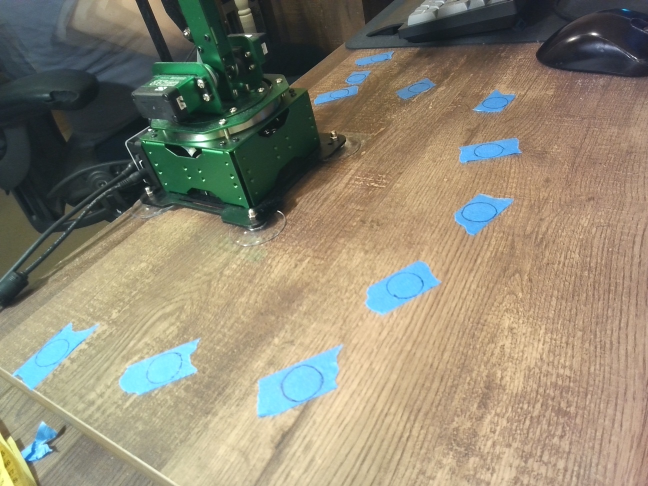
#> input picture gecko/agenttools/ruler-test/still-3-small.jpg, 1296 x 972 px (shown at 1/2 size)
$ python -i cubes.py   (imports and definitions only)
#> lines starting #> are read from the running program, lines starting #| are printed output that depends on the picture; after the words box and inside, x2 and y2 are one past the last pixel; in counts of white or black regions, pixels touching at a corner belong together
"""The calibration cubes in a frame: the coloured blobs that could be them, and which colour each would be.

Every decision is measured in the frame itself; nothing is tuned on a camera.

1. **The desk's colour** is the frame's most common chroma (Lab a*, b*): the desk
   fills most of any frame worth calibrating on.
2. **Colourful** is chroma far from the desk's. Where to cut is read off this
   frame's own histogram (Otsu).
3. **Blobs.** A cube's shaded side keeps the cube's hue but has less colour, and
   can fall below the cut: each blob takes in the pixels round it of its own hue
   above part of the cut -- if that leaves it more convex, as a cube's missing side
   does and a glossy desk's tint or dark plastic beside it does not. Blobs of one
   hue that nearly touch are joined.
4. **Cube-shaped.** What hangs off a blob by a thin neck -- a cable, a shadow's
   fringe -- is cut off at the blob's own scale. A cube's silhouette is convex and
   must be whole, so blobs far from convex, or that run off the frame, are dropped.
5. **Names.** Red is the warm one: the hue nearest Lab's red (+a*). Green and blue
   lie across the chroma plane from it, and which is which is left to the fit.

Which blobs are the cubes is not settled here either: the arm's base can look as
green as the green cube. `fit.py` tries each naming `namings()` offers against
where the arm says the cubes stand, and keeps the one a camera can explain.
"""

import itertools
import math
from dataclasses import dataclass
from typing import Dict, Iterator, List

import cv2
import numpy as np

COLOURS = ("blue", "green", "red")      # as the page lists them

# A cube is convex: its blob covers most of its own convex hull, less where glare
# washes a face out. Anything more ragged is not a cube.
MIN_SOLIDITY = 0.6
# The largest blobs that are tried as cubes; each naming of them costs a fit's start.
MAX_BLOBS = 8
# Hue windows from the colour names, in degrees from +a*: red is the warm side of
# the chroma plane, and green and blue lie across from it.
RED_WITHIN_DEG = 75.0
COOL_BEYOND_DEG = 90.0
# Blobs this far apart, as a share of the smaller one's size, may be one cube's faces.
JOIN_GAP = 0.08
JOIN_HUE_DEG = 40.0
# Anything joined to a blob by a neck thinner than this share of its size is cut off.
TRIM = 0.15
# A blob grows into its shaded side: pixels within this many degrees of its hue, above
# this share of the frame's cut, connected to it, within this share of its size round it.
GROW_HUE_DEG = 30.0
GROW_CUT = 0.6
GROW_MARGIN = 0.3


class CubesNotFound(Exception):
    """The frame does not show three cubes that can be told apart. The message says what it does show."""


@dataclass
class Blob:
    contour: np.ndarray     # the outline, in frame pixels
    mask: np.ndarray        # the frame's size, 255 inside
    area: int
    centroid: np.ndarray    # px, py
    hue: float              # degrees from +a* towards +b*, measured from the desk's colour
    solidity: float         # area over the area of its convex hull

    @property
    def size(self) -> float:
        return math.sqrt(self.area)


def find_blobs(frame: np.ndarray, is_warm_only: bool = False) -> List[Blob]:
    """The coloured blobs that could be cubes, largest first.

    `is_warm_only`: of the warm pixels only, the red cube's hue -- so that a red
    cube standing against a green or a blue one in the picture is a blob of its own.
    """
    chroma = chroma_from_desk(frame, desk_chroma(frame))
    distance = np.hypot(chroma[..., 0], chroma[..., 1])
    scaled = np.clip(distance * 4.0, 0, 255).astype(np.uint8)     # chroma runs about 0-64
    cut, mask = cv2.threshold(scaled, 0, 255, cv2.THRESH_BINARY + cv2.THRESH_OTSU)
    if is_warm_only:
        hue = np.degrees(np.arctan2(chroma[..., 1], chroma[..., 0]))
        mask[np.abs(hue) > RED_WITHIN_DEG] = 0
    speck = _odd(min(frame.shape[:2]) / 400)
    mask = cv2.morphologyEx(mask, cv2.MORPH_OPEN, np.ones((speck, speck), np.uint8))
    min_area = frame.shape[0] * frame.shape[1] * 5e-4
    height, width = frame.shape[:2]
    smooth = cv2.GaussianBlur(scaled, (0, 0), min(frame.shape[:2]) / 400)      # a face is even; speckle is not
    faint = smooth > GROW_CUT * cut
    blobs = [_grow(blob, chroma, faint) for blob in _blobs(mask, chroma, min_area)]
    blobs = _join_faces(blobs, chroma)
    whole = [blob for blob in blobs if not _touches_edge(blob.contour, width, height)]
    trimmed = [blob for blob in (_trim(blob, chroma, min_area) for blob in whole) if blob]
    cubelike = sorted((blob for blob in trimmed if blob.solidity >= MIN_SOLIDITY), key=lambda blob: -blob.area)
    return cubelike[:MAX_BLOBS]


# [13 lines left out: function namings, not called in this run]


def is_warm(blob: Blob) -> bool:
    """On the red side of the chroma plane: the hue a red cube could have."""
    return _apart(blob.hue, 0.0) <= RED_WITHIN_DEG


# [6 lines left out: function describe, not called in this run]


def desk_chroma(frame: np.ndarray) -> np.ndarray:
    """The desk's a*, b*: the frame's most common chroma, its histogram smoothed."""
    chroma = _chroma(frame)
    histogram, a_edges, b_edges = np.histogram2d(chroma[..., 0].ravel(), chroma[..., 1].ravel(),
                                                 bins=128, range=[[-64, 64], [-64, 64]])
    histogram = cv2.GaussianBlur(histogram.astype(np.float32), (0, 0), 1.5)
    i, j = np.unravel_index(int(histogram.argmax()), histogram.shape)
    return np.array([(a_edges[i] + a_edges[i + 1]) / 2, (b_edges[j] + b_edges[j + 1]) / 2], np.float32)


def chroma_from_desk(image: np.ndarray, desk: np.ndarray) -> np.ndarray:
    """Each pixel's a*, b* less the desk's."""
    return _chroma(image) - desk


def _chroma(image: np.ndarray) -> np.ndarray:
    return cv2.cvtColor(image, cv2.COLOR_BGR2LAB).astype(np.float32)[..., 1:] - 128.0


def _blobs(mask: np.ndarray, chroma: np.ndarray, min_area: float) -> List[Blob]:
    count, labels, stats, _ = cv2.connectedComponentsWithStats(mask, connectivity=8)
    blobs = []
    for index in range(1, count):
        if stats[index, cv2.CC_STAT_AREA] >= min_area:
            blobs.append(_blob((labels == index).astype(np.uint8) * 255, chroma))
    return blobs


def _blob(mask: np.ndarray, chroma: np.ndarray) -> Blob:
    contours, _ = cv2.findContours(mask, cv2.RETR_EXTERNAL, cv2.CHAIN_APPROX_NONE)
    contour = max(contours, key=cv2.contourArea)
    inside = mask > 0
    rows, cols = np.nonzero(inside)
    total = chroma[inside].sum(axis=0)
    area = int(inside.sum())
    hull = max(cv2.contourArea(cv2.convexHull(contour)), 1.0)
    return Blob(contour=contour, mask=mask, area=area, centroid=np.array([cols.mean(), rows.mean()]),
                hue=math.degrees(math.atan2(total[1], total[0])) % 360, solidity=area / hull)


def _join_faces(blobs: List[Blob], chroma: np.ndarray) -> List[Blob]:
    """Join blobs of one hue that nearly touch: a cube's sides, cut apart where the shade changes.

    Only if the two together are at least as convex as the more convex of them, as
    a cube's faces are, and a cube with a dark thing of its hue beside it is not.
    """
    joined = True
    while joined:
        joined = False
        for first, second in itertools.combinations(blobs, 2):
            if _apart(first.hue, second.hue) > JOIN_HUE_DEG:
                continue
            gap = _odd(JOIN_GAP * min(first.size, second.size))
            box = _shared_box(first.contour, second.contour, gap, first.mask.shape)
            if box is None:
                continue
            kernel = np.ones((gap, gap), np.uint8)
            grown = cv2.dilate(first.mask[box], kernel)
            if not np.any(grown & second.mask[box]):
                continue
            union = first.mask | second.mask
            union[box] = cv2.morphologyEx(union[box], cv2.MORPH_CLOSE, kernel)
            together = _blob(union, chroma)
            if together.solidity < max(first.solidity, second.solidity):
                continue
            blobs = [blob for blob in blobs if blob is not first and blob is not second] + [together]
            joined = True
            break
    return blobs


def _shared_box(first: np.ndarray, second: np.ndarray, gap: int, shape) -> "tuple | None":
    """The frame slice holding both outlines and the gap round them; None if they are further apart than that."""
    ax, ay, aw, ah = cv2.boundingRect(first)
    bx, by, bw, bh = cv2.boundingRect(second)
    if ax > bx + bw + gap or bx > ax + aw + gap or ay > by + bh + gap or by > ay + ah + gap:
        return None
    x0, y0 = max(0, min(ax, bx) - gap), max(0, min(ay, by) - gap)
    x1, y1 = min(shape[1], max(ax + aw, bx + bw) + gap), min(shape[0], max(ay + ah, by + bh) + gap)
    return slice(y0, y1), slice(x0, x1)


def _grow(blob: Blob, chroma: np.ndarray, faint: np.ndarray) -> Blob:
    """The blob with what joins it of its own hue, too faint for the cut: a cube's shaded side.

    Kept only if the blob comes out more convex: a cube's silhouette is, and its
    shaded side completes it, where a tint on the desk or a dark thing behind it
    would make it ragged.
    """
    x, y, w, h = cv2.boundingRect(blob.contour)
    margin = int(GROW_MARGIN * max(w, h))
    y0, y1 = max(0, y - margin), min(blob.mask.shape[0], y + h + margin)
    x0, x1 = max(0, x - margin), min(blob.mask.shape[1], x + w + margin)
    near = chroma[y0:y1, x0:x1]
    hue = np.degrees(np.arctan2(near[..., 1], near[..., 0]))
    alike = faint[y0:y1, x0:x1] & (np.abs((hue - blob.hue + 180.0) % 360.0 - 180.0) <= GROW_HUE_DEG)
    inside = blob.mask[y0:y1, x0:x1] > 0
    count, labels = cv2.connectedComponents((alike | inside).astype(np.uint8), connectivity=8)
    keep = np.isin(labels, np.unique(labels[inside]))
    mask = blob.mask.copy()
    mask[y0:y1, x0:x1] = np.where(keep, 255, 0).astype(np.uint8)
    grown = _blob(mask, chroma)
    return grown if grown.solidity >= blob.solidity else blob


def _trim(blob: Blob, chroma: np.ndarray, min_area: float) -> "Blob | None":
    """The blob without what hangs off it by a thread -- a cable, a shadow's fringe -- at its own scale."""
    x, y, w, h = cv2.boundingRect(blob.contour)
    box = slice(y, y + h), slice(x, x + w)
    kernel = cv2.getStructuringElement(cv2.MORPH_ELLIPSE, (_odd(TRIM * blob.size),) * 2)
    opened = cv2.morphologyEx(blob.mask[box], cv2.MORPH_OPEN, kernel)
    count, labels, stats, _ = cv2.connectedComponentsWithStats(opened, connectivity=8)
    if count < 2:
        return None
    largest = 1 + int(np.argmax(stats[1:, cv2.CC_STAT_AREA]))
    if stats[largest, cv2.CC_STAT_AREA] < min_area:
        return None
    mask = np.zeros_like(blob.mask)
    mask[box] = (labels == largest).astype(np.uint8) * 255
    return _blob(mask, chroma)


def _touches_edge(contour: np.ndarray, width: int, height: int) -> bool:
    x, y, w, h = cv2.boundingRect(contour)
    return x <= 0 or y <= 0 or x + w >= width or y + h >= height


def _apart(first: float, second: float) -> float:
    """Degrees between two hues, 0 to 180."""
    return abs((first - second + 180.0) % 360.0 - 180.0)


def _odd(value: float) -> int:
    return max(3, int(round(value)) | 1)

>>> import cv2
>>> picture = cv2.imread('../../agenttools/ruler-test/still-3-small.jpg')
#> picture is the input picture: shape (972, 1296, 3); mean B, G, R 115.8, 135.7, 142.9
>>> result = find_blobs(picture)
#> in desk_chroma, `histogram, a_edges, b_edges = np.histogram2d(chroma[..., 0].ravel(), c..`:
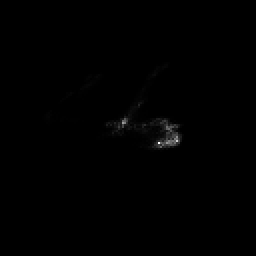
#> histogram: shape (128, 128) float64 (shown 2 times larger); min 0, max 24105, mean 76.9; drawn with min black and max white
#> in desk_chroma, `histogram, a_edges, b_edges = np.histogram2d(chroma[..., 0].ravel(), c..`: a_edges = 129 values from -64 to 64
#> in desk_chroma, `i, j = np.unravel_index(int(histogram.argmax()), histogram.shape)`: i = 70; j = 86
#> in find_blobs, `cut, mask = cv2.threshold(scaled, 0, 255, cv2.THRESH_BINARY + cv2.THRE..`:
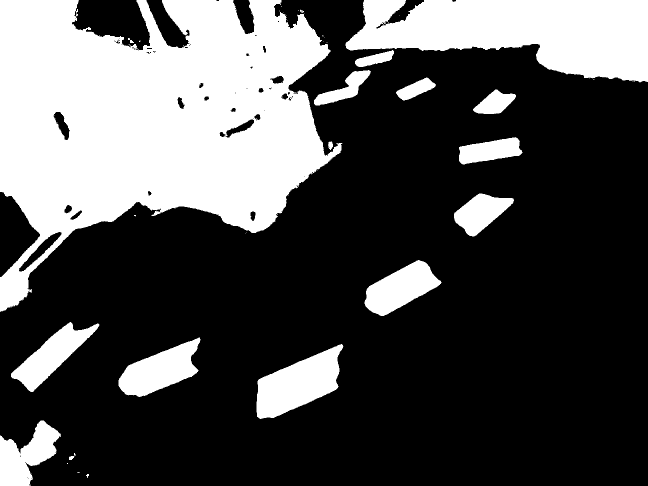
#> mask: shape (972, 1296) (shown at 1/2 size); 31.2% white; 62 white regions (44 under 20 px), largest, box (x1, y1, x2, y2) and area: (0, 0, 685, 624) 255765, (691, 0, 1296, 165) 66608, (513, 688, 687, 838) 14365
#> in find_blobs, `cut, mask = cv2.threshold(scaled, 0, 255, cv2.THRESH_BINARY + cv2.THRE..`: cut = 76
#> in _blobs, `count, labels, stats, _ = cv2.connectedComponentsWithStats(mask, conne..`: count = 24; stats = 24 rows, first 6: [0, 0, 1296, 972, 867293], [0, 0, 683, 623, 255162], [691, 0, 605, 164, 66503], [600, 20, 3, 3, 9], [152, 28, 4, 4, 14], [176, 54, 6, 6, 31]
#> the loop in _blobs, `for index in range(1, count):` made 23 passes
#> (total in _blob, area in _blob, hull in _blob) on passes 1, 2, 8, 9, 10, 11, 12, 14: ([-3721625, -5564737], 255162, 336554.5), ([-401389.5, -1820583.5], 66503, 79197.5), ([-12866, -58166], 1362, 1371.5), ([-29679, -135201], 2984, 3707.5), ([-16869.5, -74821.5], 1801, 1806.5), ([-22542, -127672], 2464, 2529), ([-48380.5, -242593.5], 4485, 4569.5), ([-70423.5, -321060.5], 5705, 5835)
#> after the loop in _blobs, `for index in range(1, count):`: blobs = 13 items
#> in _grow, `x, y, w, h = cv2.boundingRect(blob.contour)`: x = 0; w = 683; h = 623
#> in _grow, `margin = int(GROW_MARGIN * max(w, h))`: margin = 204
#> in _grow, `y0, y1 = max(0, y - margin), min(blob.mask.shape[0], y + h + margin)`: y0 = 0; y1 = 827
#> in _grow, `x0, x1 = max(0, x - margin), min(blob.mask.shape[1], x + w + margin)`: x0 = 0; x1 = 887
#> in _grow, `count, labels = cv2.connectedComponents((alike | inside).astype(np.uin..`:
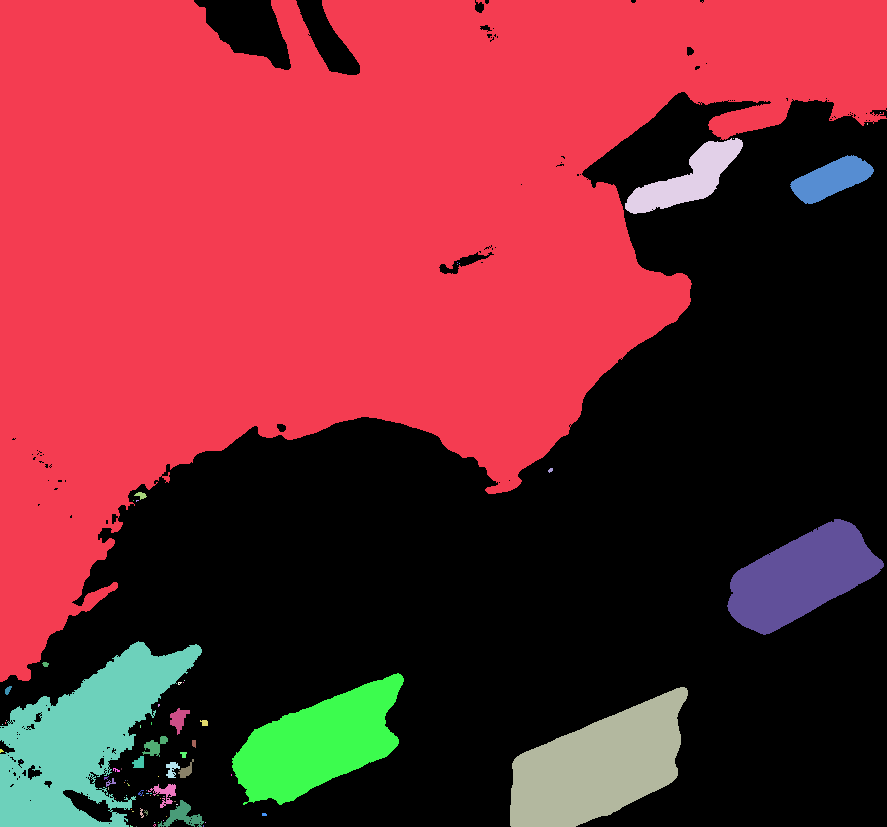
#> labels: shape (827, 887) int32; 80 distinct labels, from 0 to 79; one colour per label, 0 black
#> in _grow, `count, labels = cv2.connectedComponents((alike | inside).astype(np.uin..`: count = 80
#> in _blob (call 14), `contours, _ = cv2.findContours(mask, cv2.RETR_EXTERNAL, cv2.CHAIN_APPR..`: contours = 1 contour; box (x1, y1, x2, y2) and area: (0, 0, 887, 682) 323268
#> in _grow (call 2), `x, y, w, h = cv2.boundingRect(blob.contour)`: x = 691; w = 605; h = 164
#> in _grow (call 2), `margin = int(GROW_MARGIN * max(w, h))`: margin = 181
#> in _grow (call 2), `y0, y1 = max(0, y - margin), min(blob.mask.shape[0], y + h + margin)`: y1 = 345
#> in _grow (call 2), `x0, x1 = max(0, x - margin), min(blob.mask.shape[1], x + w + margin)`: x0 = 510; x1 = 1296
#> in _grow (call 2), `count, labels = cv2.connectedComponents((alike | inside).astype(np.uin..`:
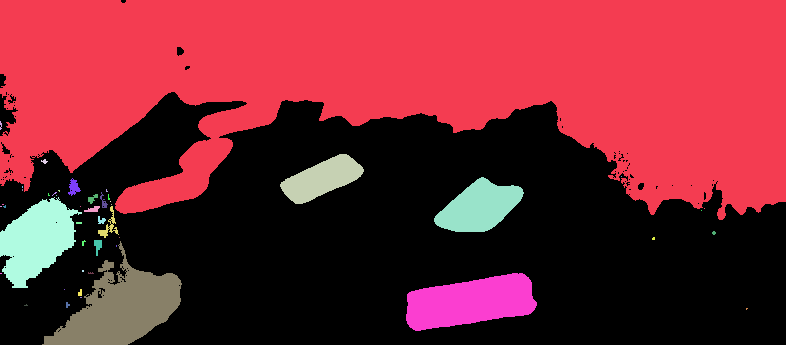
#> labels: shape (345, 786) int32; 48 distinct labels, from 0 to 47; one colour per label, 0 black
#> in _grow (call 2), `count, labels = cv2.connectedComponents((alike | inside).astype(np.uin..`: count = 48
#> in _blob (call 15), `contours, _ = cv2.findContours(mask, cv2.RETR_EXTERNAL, cv2.CHAIN_APPR..`: contours = 1 contour; box (x1, y1, x2, y2) and area: (510, 0, 1296, 220) 115295
#> in _grow (call 3), `x, y, w, h = cv2.boundingRect(blob.contour)`: x = 710; y = 101; w = 78; h = 33
#> in _grow (call 3), `margin = int(GROW_MARGIN * max(w, h))`: margin = 23
#> in _grow (call 3), `y0, y1 = max(0, y - margin), min(blob.mask.shape[0], y + h + margin)`: y0 = 78; y1 = 157
#> in _grow (call 3), `x0, x1 = max(0, x - margin), min(blob.mask.shape[1], x + w + margin)`: x0 = 687; x1 = 811
#> in _grow (call 3), `inside = blob.mask[y0:y1, x0:x1] > 0`:
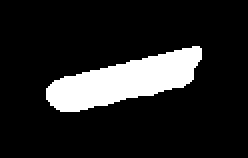
#> inside: shape (79, 124) bool (shown 2 times larger); 13.9% white; 1 white region, box (x1, y1, x2, y2) and area: (23, 23, 101, 56) 1362
#> in _grow (call 3), `count, labels = cv2.connectedComponents((alike | inside).astype(np.uin..`: count = 2
#> in _blob (call 16), `contours, _ = cv2.findContours(mask, cv2.RETR_EXTERNAL, cv2.CHAIN_APPR..`: contours = 1 contour; box (x1, y1, x2, y2) and area: (687, 78, 811, 157) 5293
#> in _grow (call 4), `x, y, w, h = cv2.boundingRect(blob.contour)`: x = 628; y = 141; w = 113; h = 70
#> in _grow (call 4), `margin = int(GROW_MARGIN * max(w, h))`: margin = 33
#> in _grow (call 4), `y0, y1 = max(0, y - margin), min(blob.mask.shape[0], y + h + margin)`: y0 = 108; y1 = 244
#> in _grow (call 4), `x0, x1 = max(0, x - margin), min(blob.mask.shape[1], x + w + margin)`: x0 = 595; x1 = 774
#> in _grow (call 4), `count, labels = cv2.connectedComponents((alike | inside).astype(np.uin..`:
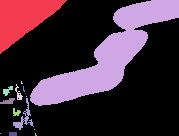
#> labels: shape (136, 179) int32; 16 distinct labels, from 0 to 15; one colour per label, 0 black
#> in _grow (call 4), `count, labels = cv2.connectedComponents((alike | inside).astype(np.uin..`: count = 16
#> in _blob (call 17), `contours, _ = cv2.findContours(mask, cv2.RETR_EXTERNAL, cv2.CHAIN_APPR..`: contours = 1 contour; box (x1, y1, x2, y2) and area: (625, 108, 774, 214) 4896
#> in _blob (call 18), `contours, _ = cv2.findContours(mask, cv2.RETR_EXTERNAL, cv2.CHAIN_APPR..`: contours = 1 contour; box (x1, y1, x2, y2) and area: (790, 154, 874, 204) 2172
#> in _grow (call 6), `x, y, w, h = cv2.boundingRect(blob.contour)`: x = 946; y = 179; w = 86; h = 49
#> in _grow (call 6), `margin = int(GROW_MARGIN * max(w, h))`: margin = 25
#> in _grow (call 6), `y0, y1 = max(0, y - margin), min(blob.mask.shape[0], y + h + margin)`: y0 = 154; y1 = 253
#> in _grow (call 6), `x0, x1 = max(0, x - margin), min(blob.mask.shape[1], x + w + margin)`: x0 = 921; x1 = 1057
#> in _grow (call 6), `inside = blob.mask[y0:y1, x0:x1] > 0`:
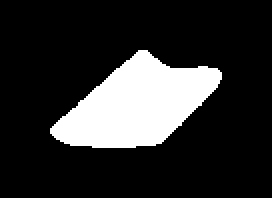
#> inside: shape (99, 136) bool (shown 2 times larger); 18.3% white; 1 white region
#> in _blob (call 19), `contours, _ = cv2.findContours(mask, cv2.RETR_EXTERNAL, cv2.CHAIN_APPR..`: contours = 1 contour; box (x1, y1, x2, y2) and area: (944, 177, 1034, 232) 2936
#> in _blob (call 20), `contours, _ = cv2.findContours(mask, cv2.RETR_EXTERNAL, cv2.CHAIN_APPR..`: contours = 1 contour; box (x1, y1, x2, y2) and area: (916, 273, 1047, 331) 5077
#> in _blob (call 21), `contours, _ = cv2.findContours(mask, cv2.RETR_EXTERNAL, cv2.CHAIN_APPR..`: contours = 1 contour; box (x1, y1, x2, y2) and area: (906, 385, 1030, 475) 6218
#> in _blob (call 22), `contours, _ = cv2.findContours(mask, cv2.RETR_EXTERNAL, cv2.CHAIN_APPR..`: contours = 1 contour; box (x1, y1, x2, y2) and area: (727, 519, 884, 635) 9922
#> in _blob (call 23), `contours, _ = cv2.findContours(mask, cv2.RETR_EXTERNAL, cv2.CHAIN_APPR..`: contours = 1 contour; box (x1, y1, x2, y2) and area: (0, 641, 202, 836) 20542
#> in _blob (call 24), `contours, _ = cv2.findContours(mask, cv2.RETR_EXTERNAL, cv2.CHAIN_APPR..`: contours = 1 contour; box (x1, y1, x2, y2) and area: (232, 673, 404, 805) 12128
#> in _blob (call 25), `contours, _ = cv2.findContours(mask, cv2.RETR_EXTERNAL, cv2.CHAIN_APPR..`: contours = 1 contour; box (x1, y1, x2, y2) and area: (510, 687, 688, 841) 15583
#> in _blob (call 26), `contours, _ = cv2.findContours(mask, cv2.RETR_EXTERNAL, cv2.CHAIN_APPR..`: contours = 1 contour; box (x1, y1, x2, y2) and area: (0, 802, 160, 972) 21034
#> in find_blobs, `blobs = [_grow(blob, chroma, faint) for blob in _blobs(mask, chroma, m..`: blobs = 13 items
#> the loop in _join_faces, `while joined:` made 1 pass
#> in _touches_edge, `x, y, w, h = cv2.boundingRect(contour)`: x = 0; w = 887; h = 682
#> in find_blobs, `whole = [blob for blob in blobs if not _touches_edge(blob.contour, wid..`: whole = 10 items
#> in _trim, `x, y, w, h = cv2.boundingRect(blob.contour)`: x = 710; y = 101; w = 78; h = 33
#> in _trim, `count, labels, stats, _ = cv2.connectedComponentsWithStats(opened, con..`: count = 2; stats = [[0, 0, 78, 33, 1215], [0, 0, 78, 33, 1359]]
#> in _trim, `largest = 1 + int(np.argmax(stats[1:, cv2.CC_STAT_AREA]))`: largest = 1
#> in _blob (call 30), `contours, _ = cv2.findContours(mask, cv2.RETR_EXTERNAL, cv2.CHAIN_APPR..`: contours = 1 contour; box (x1, y1, x2, y2) and area: (710, 101, 788, 134) 1273
#> in _blob (call 31), `contours, _ = cv2.findContours(mask, cv2.RETR_EXTERNAL, cv2.CHAIN_APPR..`: contours = 1 contour; box (x1, y1, x2, y2) and area: (628, 141, 741, 211) 2833
#> in _blob (call 32), `contours, _ = cv2.findContours(mask, cv2.RETR_EXTERNAL, cv2.CHAIN_APPR..`: contours = 1 contour; box (x1, y1, x2, y2) and area: (790, 154, 874, 204) 2168
#> in _blob (call 33), `contours, _ = cv2.findContours(mask, cv2.RETR_EXTERNAL, cv2.CHAIN_APPR..`: contours = 1 contour; box (x1, y1, x2, y2) and area: (944, 177, 1033, 232) 2930
#> in _blob (call 34), `contours, _ = cv2.findContours(mask, cv2.RETR_EXTERNAL, cv2.CHAIN_APPR..`: contours = 1 contour; box (x1, y1, x2, y2) and area: (916, 273, 1046, 331) 5068
#> in _blob (call 35), `contours, _ = cv2.findContours(mask, cv2.RETR_EXTERNAL, cv2.CHAIN_APPR..`: contours = 1 contour; box (x1, y1, x2, y2) and area: (906, 385, 1029, 475) 6208
#> in _blob (call 36), `contours, _ = cv2.findContours(mask, cv2.RETR_EXTERNAL, cv2.CHAIN_APPR..`: contours = 1 contour; box (x1, y1, x2, y2) and area: (728, 519, 883, 635) 9904
#> in _blob (call 37), `contours, _ = cv2.findContours(mask, cv2.RETR_EXTERNAL, cv2.CHAIN_APPR..`: contours = 1 contour; box (x1, y1, x2, y2) and area: (22, 647, 187, 783) 8442
#> in _blob (call 38), `contours, _ = cv2.findContours(mask, cv2.RETR_EXTERNAL, cv2.CHAIN_APPR..`: contours = 1 contour; box (x1, y1, x2, y2) and area: (237, 680, 396, 794) 10040
#> in _blob (call 39), `contours, _ = cv2.findContours(mask, cv2.RETR_EXTERNAL, cv2.CHAIN_APPR..`: contours = 1 contour; box (x1, y1, x2, y2) and area: (510, 690, 684, 841) 15484
#> in find_blobs, `trimmed = [blob for blob in (_trim(blob, chroma, min_area) for blob in..`: trimmed = 10 items
#> result = 8 items
